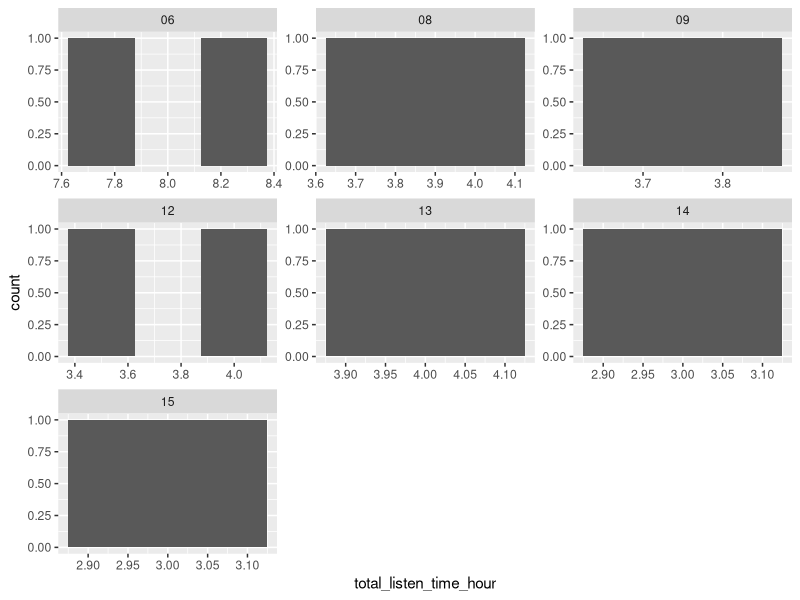

Generate this figure with R:
## ---- chunk 1
knitr::opts_chunk$set(echo = TRUE)
#knitr::opts_knit$set(root.dir = normalizePath(".."))
#eb: i commented out the above so paths will work as they should; under
# knit you always want the knit directory to be the *project* directory
library(tidyverse)
library(kableExtra)


## ---- chunk 2
#EB: i edited thsi chunk to make it more tidy just fyi

listened_time <- read_csv("../output/Total_Listen_Time_Summary.csv")
listened_time_with_months <- listened_time %>% 
   # mutate(month = str_match(filename, "_(\\d{2})_")[,2]) %>% 
  #eb: there are much easier ways to d o this in r:): 
  separate(filename, into = c("subj","month"), sep = "_", extra="drop",remove=F)
## ---- chunk 3
avgs <- listened_time_with_months %>% 
  group_by(month) %>% 
  summarise(avg_listen_time = round(mean(total_listen_time_hour), 2), 
            max = max(total_listen_time_hour), 
            min = min(total_listen_time_hour)
            )
knitr::kable(
  avgs,
  caption = "Mean, maximum and minimum listened time per month in hours"
) %>%
  kable_styling(bootstrap_options = c("striped", "hover", "condensed"), full_width = T, fixed_thead = T)

## ---- chunk 4
knitr::kable(
  listened_time_with_months[1:5,] %>% select(filename, ends_with("hour")),
  caption = "A tibble of listened time csv file"
) %>%
    kable_styling(bootstrap_options = c("striped", "hover", "condensed"), full_width = F, position = 'left')
## ---- chunk 5
ggplot(data = listened_time_with_months) + geom_histogram(mapping = aes(x = total_listen_time_hour),binwidth=.25) + facet_wrap(~ month, scales = "free")
## ---- chunk 6
headers <- c(
  "filename", 
  "month", 
  "silence_time_hour", 
  "skip_time_hour", 
  "skip_silence_overlap_hour", 
  "end_time_hour", 
  "total_listen_time_hour"
  )
sixseven_summary <- 
  listened_time_with_months %>%
  select(headers) %>%
  filter(month %in% c("06","07") & (total_listen_time_hour>12 | total_listen_time_hour<8)) %>%
  mutate(calculation_of_listen_time_hour = sprintf("= %s - (%s + %s - %s)", end_time_hour, skip_time_hour, silence_time_hour, skip_silence_overlap_hour))

knitr::kable(sixseven_summary) %>%
  kable_styling(bootstrap_options = c("striped", "hover", "condensed", "bordered"), full_width = F, fixed_thead = T)
## ---- chunk 7
alternative <- listened_time_with_months %>%
  filter(month %in% c("06", "07")) %>%
  select(headers) %>%
  mutate(case1 = end_time_hour - (silence_time_hour - skip_silence_overlap_hour), case2 = end_time_hour - silence_time_hour) %>%
  filter(case1 > 12 | case1 < 8 | case2 > 12 | case2 < 8)

knitr::kable(alternative) %>%
  kable_styling(bootstrap_options = c("striped", "hover", "condensed", "bordered"), full_width = F, fixed_thead = T)
## ---- chunk 8
eight2thirteen <- 
  listened_time_with_months %>% 
  filter(month %in% c("08","09","10","11","12","13") & (total_listen_time_hour>4.25 | total_listen_time_hour<3.75 | num_raw_subregion<5)) %>%
  select(filename, month, ends_with("hour"),  -skip_silence_overlap_hour, contains("raw"))
## ---- chunk 9
knitr::kable(eight2thirteen, table.attr='class="bigTable"') %>%
    kable_styling(bootstrap_options = c("striped", "hover", "condensed", "bordered"), full_width = F, fixed_thead = T, position="left")
## ---- chunk 10
fourteen2seventeen <-
  listened_time_with_months %>% 
  filter(month %in% c("14","15","16","17") & (total_listen_time_hour>3.25 | total_listen_time_hour<2.75)) %>%
  select(filename, month, ends_with("hour"),  -skip_silence_overlap_hour, contains("raw"))

knitr::kable(fourteen2seventeen) %>%
      kable_styling(bootstrap_options = c("striped", "hover", "condensed", "bordered"), full_width = F, fixed_thead = T, position="left")
## ---- chunk 11
#eb: note: you want ALL five positions and ranks in the spreadsheet but i'm 
# just showing you how i'd do it for the version of the data that's there now
#that's why p5 and r5 are all NA--they wont' be with the right data form
mini_listened_time_data <- listened_time_with_months %>% 
  dplyr::select(filename, subj, month, subregions, positions, ranks, counts)

ranks_fixed <- mini_listened_time_data %>% 
  separate(ranks,  into= c("r1","r2","r3","r4","r5"), sep = "', '", remove = F) %>% 
  #mutate( r1 = str_remove_all(r1, c(literal("['") | literal("[]") | literal(",]""))))
  mutate( r1 = str_extract(r1, "\\d"),
          r2 = str_extract(r2, "\\d"),
          r3 = str_extract(r3, "\\d"),
          r4 = str_extract(r4, "\\d"),
          r5 = str_extract(r5, "\\d")) 

ranks_long <- ranks_fixed %>%  
  dplyr::select(filename, subj, month, r1:r5) %>% 
  pivot_longer(cols = r1:r5, names_to = "slot", values_to = "rank") %>% 
  mutate(slot = str_extract(slot, "\\d"))

positions_fixed <- mini_listened_time_data %>% 
  separate(positions,  into= c("p1","p2","p3","p4","p5"), sep = "', '", remove = F) %>%
  mutate( p1 = str_extract(p1, "\\d"),
          p2 = str_extract(p2, "\\d"),
          p3 = str_extract(p3, "\\d"),
          p4 = str_extract(p4, "\\d"),
          p5 = str_extract(p5, "\\d")) 

positions_long <- positions_fixed %>% 
  dplyr::select(filename, subj, month, p1:p5) %>% 
  pivot_longer(cols = p1:p5, names_to = "slot", values_to = "position") %>% 
  mutate(slot = str_extract(slot, "\\d"))

counts_fixed <- mini_listened_time_data %>%
  separate(counts, into= c("c1","c2","c3","c4","c5"), sep = ",", remove = F) %>%
  mutate( c1 = str_extract(c1, "\\d"),
          c2 = str_extract(c2, "\\d"),
          c3 = str_extract(c3, "\\d"),
          c4 = str_extract(c4, "\\d"),
          c5 = str_extract(c5, '\\d')
    )

counts_long <- counts_fixed %>%
  select(filename, subj, month, c1:c5) %>%
  pivot_longer(cols = c1:c5, names_to = 'slot', values_to = 'counts') %>%
  mutate(slot = str_extract(slot, '\\d'))

  
voila <- left_join(ranks_long, positions_long)
#eb: double check that this does the right thing by looking at wide & long versions manually

mini_listened_time_data %>% dplyr::select(filename, ranks, positions)
#eb: as long as this does the right thing when you add the 5th SR, should be good!

final <- 
  voila %>%
  filter(!(month %in% c('06', '07'))) %>%
  arrange(filename, position) %>%
  select(-slot, -rank, rank)

knitr::kable(final) %>%
      kable_styling(bootstrap_options = c("striped", "hover", "condensed", "bordered"), full_width = F, fixed_thead = T, position="left")
